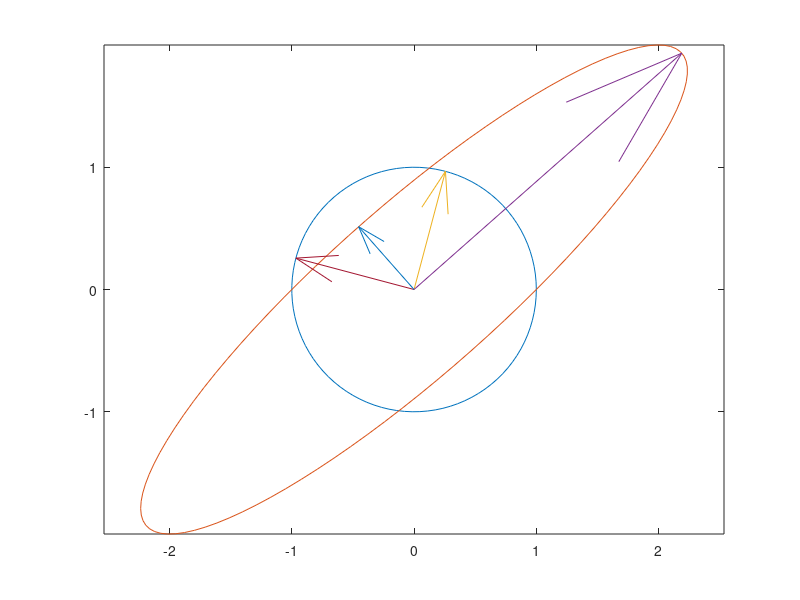

Here is the MATLAB script that generated this plot:
clc; clear;

A = [1 2; 0 2];

[U,S,V] = svd(A);

[m, n] = size(A); % U:m*m, V:n*n

ss = diag(S);

v_end_points_xsub = V(1, :);
v_end_points_ysub = V(2, :);

u_end_points_xsub = U(1, :);
u_end_points_ysub = U(2, :);

% Plot a circle with radius = 1
ths = linspace(0, 2*pi, 100);
x = cos(ths);
y = sin(ths);
plot(x, y);
axis equal;
hold on;

% Plot the ellipse transformed by A
xy = [x;y];
transformed_xy = A*xy;
transformed_x = transformed_xy(1,:);
transformed_y = transformed_xy(2,:);
plot(transformed_x, transformed_y);
hold on;



% Plot the right singular vector v1, v2
quiver(0,0,v_end_points_xsub(1),v_end_points_ysub(1), "AutoScale","off");
hold on;
quiver(0,0,v_end_points_xsub(2),v_end_points_ysub(2), "AutoScale","off");

% Plot the left singular vector u1,u2 scaled by the singular vales
quiver(0,0,ss(1)*u_end_points_xsub(1),ss(1)*u_end_points_ysub(1), "AutoScale","off");
hold on;
quiver(0,0,ss(2)*u_end_points_xsub(2),ss(2)*u_end_points_ysub(2), "AutoScale","off");

